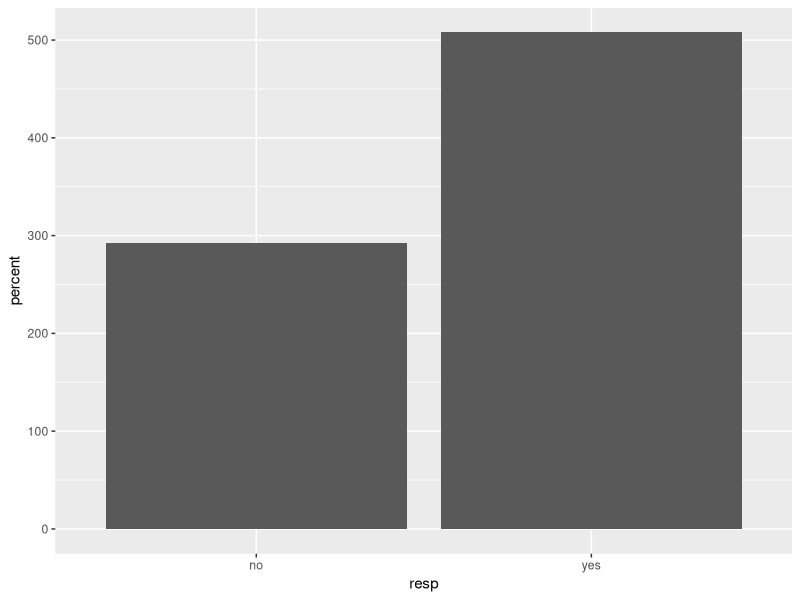
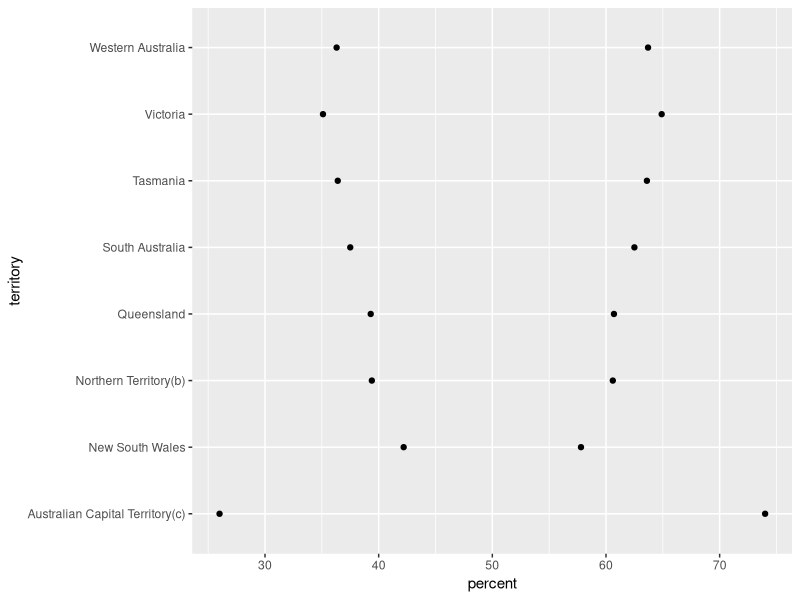
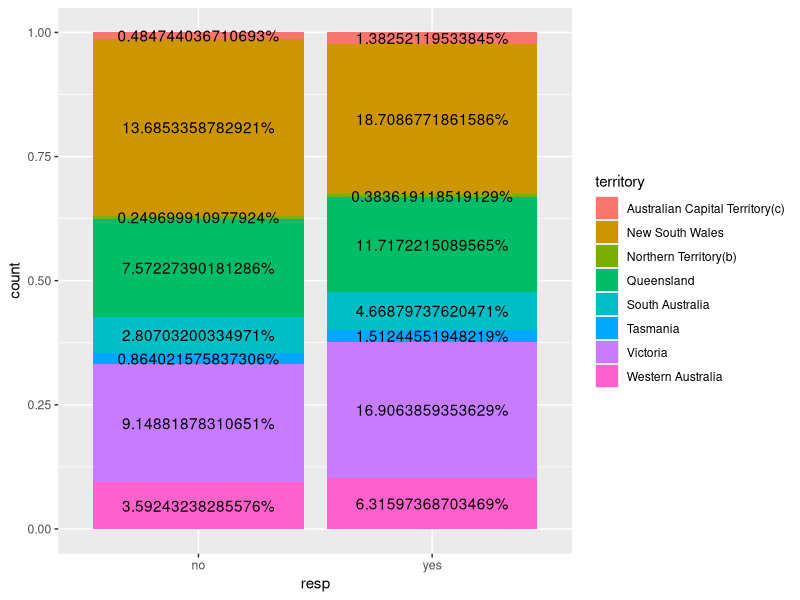
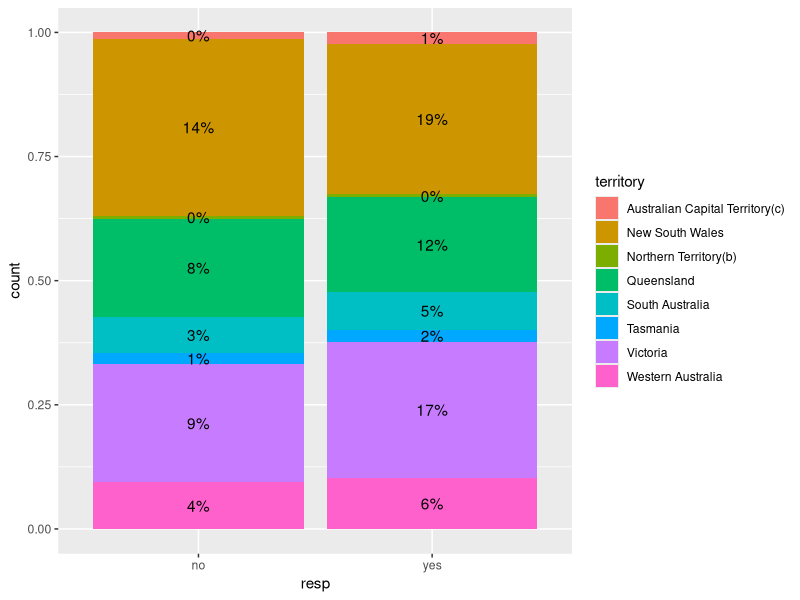

Write the R code that produced these figures, in order.
## ---- chunk 1
#| label: setup
#| warning: false
#| message: false

library(tidyverse)
library(ggplot2)
library(lubridate)
library(dbplyr)


knitr::opts_chunk$set(echo = TRUE, warning=FALSE, message=FALSE)
## ---- chunk 2

am<-read.csv("_data/australian_marriage_tidy.csv")

am

dim(am)


summary(am)

sum(am$count,na.rm=TRUE)


## ---- chunk 3
am<-read.csv("_data/australian_marriage_tidy.csv")

ggplot(am, aes(x=resp, y=percent)) + 
  geom_bar(stat = "identity")
## ---- chunk 4
ggplot(am, aes(percent, territory)) + geom_point()

## ---- chunk 5
ggplot(am, aes(fill=territory, y=count, x=resp))+
  geom_bar(position="fill", stat="identity")+
  geom_text(aes(label = paste0((count/sum(count)*100), "%")), 
#"geom_text()":adding an in-graph label; "Count/sum(count)*100: calculating the % of each territory over the total Australia population in the given response group; "round": rounding up the percentage
#position_fill: specifying the positions of the labels in the middle of each part of the bar (0.5)
position = position_fill(vjust = 0.5)) 

## ---- chunk 6
ggplot(am, aes(fill=territory, y=count, x=resp))+
  geom_bar(position="fill", stat="identity")+
  geom_text(aes(label = paste0(round(count/sum(count)*100), "%")), 

position = position_fill(vjust = 0.5)) 
